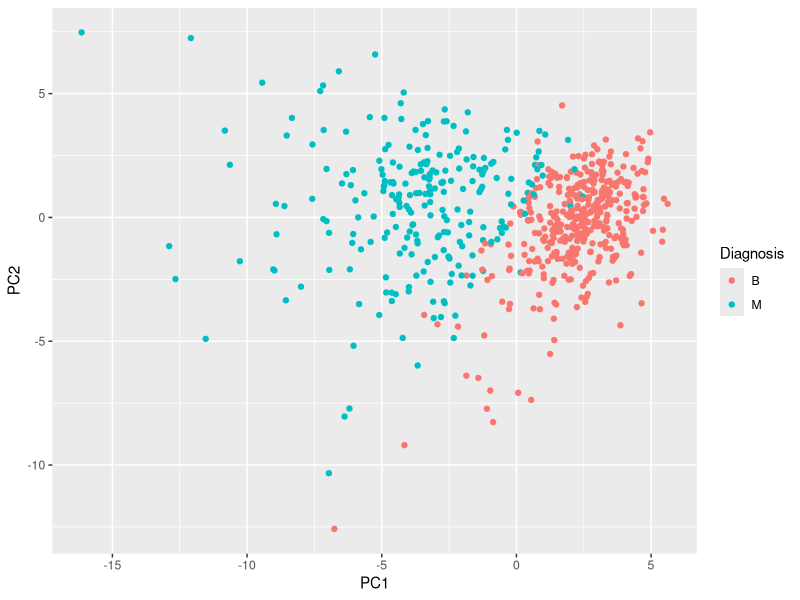
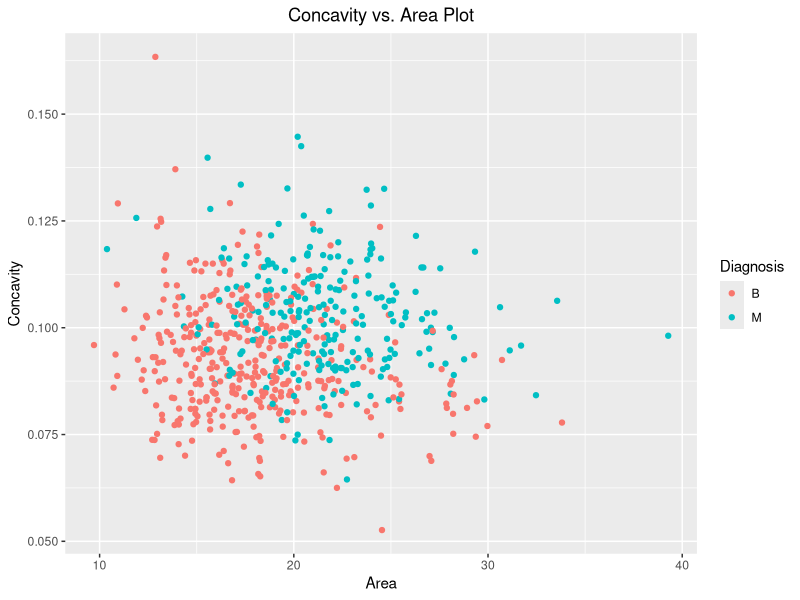
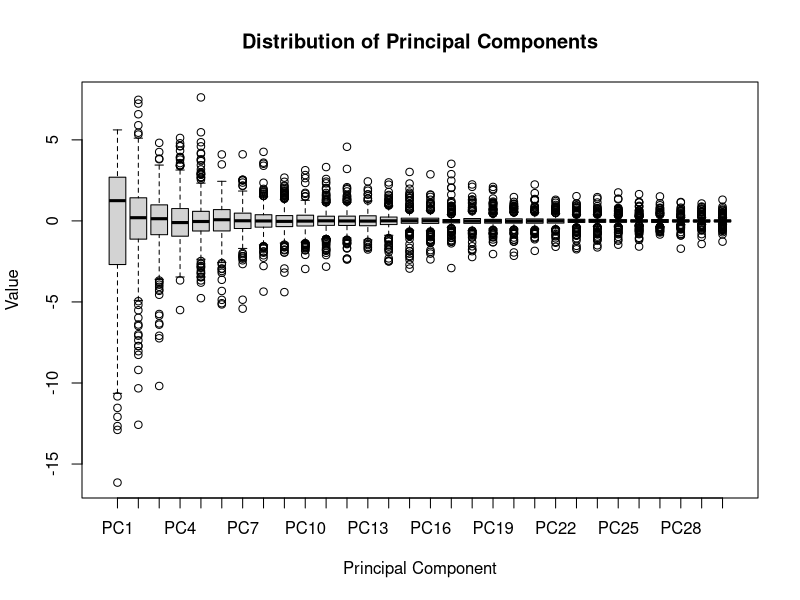
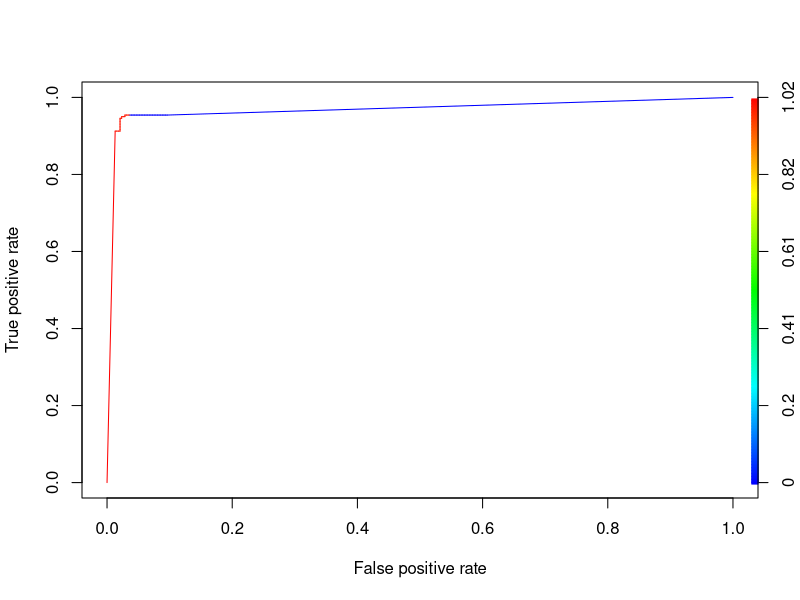

Write the R code that produced these figures, in order.
## ---- chunk 1
knitr::opts_chunk$set(echo = TRUE, warning = FALSE, message = FALSE)
## ---- chunk 2
# Load required libraries
library(ggplot2)
library(caret)
library(ROCR)
library(randomForest)
## ---- chunk 3
# Read the data
ovarian.data <- na.omit(read.delim("ovarian.data", sep=",", header = FALSE))
features <- c("perimeter", "area", "smoothness", "symmetry", "concavity", 
              paste("protein", seq(1, 25), sep=""))
names(ovarian.data) <- c("cell_id", "diagnosis", features) 
# paste0(features,"_mean"), paste0(features,"_se"), paste0(features,"_worst"))

# Look at the dimensions and the first few rows of the data
dim(ovarian.data)
head(ovarian.data)
## ---- chunk 4
# Exclude the cell_id column and the diagnosis column
ovarian.data.subset <- ovarian.data[, 3:32]

# Perform PCA
ovarian.pca <- prcomp(ovarian.data.subset, center = TRUE,scale. = TRUE)
summary(ovarian.pca)
## ---- chunk 5
# Create a data frame with the first two PCs and diagnosis
pca1_pc2_data <- data.frame(PC1 = ovarian.pca$x[, 1], PC2 = ovarian.pca$x[, 2], 
                       Diagnosis = ovarian.data$diagnosis)

# Create the plot
ggplot(pca1_pc2_data, aes(PC1, PC2)) +
  geom_point(aes(color = Diagnosis))
## ---- chunk 6
# Create a data frame with "area" and "concavity" features
area_concavity_data <- data.frame(Area = ovarian.data$area, 
                                  Concavity = ovarian.data$concavity, 
                                  Diagnosis = ovarian.data$diagnosis)

# Create the plot
ggplot(area_concavity_data, aes(Area, Concavity)) +
  geom_point(aes(color = Diagnosis)) +
  labs(title = "Concavity vs. Area Plot") +
  theme(plot.title = element_text(hjust = 0.5))
## ---- chunk 7
# Create a data frame of the principal components
pca_data_df <- as.data.frame(ovarian.pca$x)

# Create a box plot
boxplot(pca_data_df, main = "Distribution of Principal Components", 
        xlab = "Principal Component", ylab = "Value")
## ---- chunk 8
# Scale the data
ovarian.scaled <- scale(ovarian.data.subset)

# Set seed to get reproducible results (only used for this question)
#set.seed(123)

# Perform k-means clustering with 2 clusters
km.out <- kmeans(ovarian.scaled, centers = 2, iter.max = 1, nstart = 20)
cluster.labels <- ifelse(km.out$cluster == 1, "M", "B")
table(cluster.labels, ovarian.data$diagnosis)
mean(cluster.labels == ovarian.data$diagnosis)
## ---- chunk 9
# Number of repetitions
num_repetitions <- 10

# Vector to store accuracy results
accuracies <- numeric(num_repetitions)

# Repeat k-means 10 times
for(i in 1:10){
  km.out_i <- kmeans(ovarian.scaled, centers = 2, iter.max = 10, nstart = 20)
  cluster.labels_i <- ifelse(km.out_i$cluster == 1, "M", "B")
  print(table(cluster.labels_i, ovarian.data$diagnosis))
  accuracies[i] <- mean(cluster.labels_i == ovarian.data$diagnosis)
}

# Calculate the mean accuracy
mean(accuracies)
## ---- chunk 10
# Take the top 5 PCs
top_5_pcs <- ovarian.pca$x[, 1:5]


# Perform one k-means clustering with 2 clusters
km.out_pcs <- kmeans(top_5_pcs, centers = 2, iter.max = 1, nstart = 20)
cluster.labels_pcs <- ifelse(km.out_pcs$cluster == 1, "M", "B")
table(cluster.labels_pcs, ovarian.data$diagnosis)
mean(cluster.labels_pcs == ovarian.data$diagnosis)

# Now we want to repeat the k-means analysis 10 times
# Vector to store accuracy results
accuracies.pca <- numeric(num_repetitions)

# Perform k-means analysis 10 times
for (i in 1:num_repetitions) {
  km.out_pcs_i <- kmeans(top_5_pcs, centers = 2, iter.max = 10, nstart = 20)
  cluster.labels_pcs_i <- ifelse(km.out_pcs_i$cluster == 1, "M", "B")
  print(table(cluster.labels_pcs_i, ovarian.data$diagnosis))
  accuracies.pca[i] <- mean(cluster.labels_pcs_i == ovarian.data$diagnosis)
}

# Calculate the mean accuracy
mean(accuracies.pca)
## ---- chunk 11
# Divide data into training and test sets
ovarian.data.train <- ovarian.data[sample(nrow(ovarian.data))[1:(nrow(ovarian.data)/2)],]
ovarian.data.test <- ovarian.data[sample(nrow(ovarian.data))[(nrow(ovarian.data)/2):(nrow(ovarian.data))],]
## ---- chunk 12
# Change diagnosis columns to factors
ovarian.data.train$diagnosis <- as.factor(ovarian.data.train$diagnosis)
ovarian.data.test$diagnosis <- as.factor(ovarian.data.test$diagnosis)

# Create logistic regression model
logistic_model <- glm(diagnosis ~ . -cell_id, data = ovarian.data.train, family = binomial)

# Predict on the training and test sets
train_predictions <- ifelse(predict(logistic_model, ovarian.data.train, type = "response") >= 0.5, "M", "B")
test_predictions <- ifelse(predict(logistic_model, ovarian.data.test, type = "response") >= 0.5, "M", "B")

# Make predictions factors
train_as_factor <- as.factor(train_predictions)
test_as_factor <- as.factor(test_predictions)

# Calculate performance metrics for train data
train_accuracy <- mean(train_as_factor == ovarian.data.train$diagnosis)
train_precision <- posPredValue(train_as_factor, ovarian.data.train$diagnosis, 
                                positive = 'M', negative = 'B')
train_recall <- sensitivity(train_as_factor, ovarian.data.train$diagnosis, positive = "M")

# Print confusion matrix and performance metrics for train data
table(train_as_factor, ovarian.data.train$diagnosis)
print(paste("Train Data Accuracy: ", train_accuracy))
print(paste("Train Data Precision: ", train_precision))
print(paste("Train Data Recall: ", train_recall))

# Calculate performance metrics for test data
test_accuracy <- mean(test_as_factor == ovarian.data.test$diagnosis)
test_precision <- posPredValue(test_as_factor, ovarian.data.test$diagnosis, 
                                positive = 'M', negative = 'B')
test_recall <- sensitivity(test_as_factor, ovarian.data.test$diagnosis, positive = "M")

# Print confusion matrix and performance metrics for test data
table(test_as_factor, ovarian.data.test$diagnosis)
print(paste("Test Data Accuracy: ", test_accuracy))
print(paste("Test Data Precision: ", test_precision))
print(paste("Test Data Recall: ", test_recall))
## ---- chunk 13
# Create the training set for top 5 PCs
ovarian.pca.train.raw <- prcomp(ovarian.data.train[, 3:32], center = TRUE, 
                                scale. = TRUE)
ovarian.pca.train <- as.data.frame(ovarian.pca.train.raw$x[, 1:5])
ovarian.pca.train$Diagnosis <- ovarian.data.train$diagnosis

# Create the test set for top 5 PCs
ovarian.pca.test.raw <- predict(ovarian.pca.train.raw, ovarian.data.test[, 3:32])
ovarian.pca.test <- as.data.frame(ovarian.pca.test.raw[, 1:5])
ovarian.pca.test$Diagnosis <- ovarian.data.test$diagnosis

# Build a logistic regression model
logistic_model_pca <- glm(Diagnosis ~ ., data = ovarian.pca.train, family = binomial)

# Predict on the training and test sets
train_predictions_pca <- ifelse(predict(logistic_model_pca, ovarian.pca.train, type = "response") >= 0.5, "M", "B")
test_predictions_pca <- ifelse(predict(logistic_model_pca, ovarian.pca.test, type = "response") >= 0.5, "M", "B")

# Make predictions factors
train_pca_as_factor <- as.factor(train_predictions_pca)
test_pca_as_factor <- as.factor(test_predictions_pca)

# Calculate performance metrics for train data
train_accuracy_pca <- mean(train_pca_as_factor == ovarian.pca.train$Diagnosis)
train_precision_pca <- posPredValue(train_pca_as_factor, ovarian.pca.train$Diagnosis, 
                                positive = 'M', negative = 'B')
train_recall_pca <- sensitivity(train_pca_as_factor, ovarian.pca.train$Diagnosis, positive = "M")

# Print confusion matrix and performance metrics for train data
table(train_pca_as_factor, ovarian.pca.train$Diagnosis)
print(paste("PCA Train Data Accuracy: ", train_accuracy_pca))
print(paste("PCA Train Data Precision: ", train_precision_pca))
print(paste("PCA Train Data Recall: ", train_recall_pca))

# Calculate performance metrics for test data
test_accuracy_pca <- mean(test_pca_as_factor == ovarian.pca.test$Diagnosis)
test_precision_pca <- posPredValue(test_pca_as_factor, ovarian.pca.test$Diagnosis, 
                                positive = 'M', negative = 'B')
test_recall_pca <- sensitivity(test_pca_as_factor, ovarian.pca.test$Diagnosis, positive = "M")

# Print confusion matrix and performance metrics for test data
table(test_pca_as_factor, ovarian.pca.test$Diagnosis)
print(paste("PCA Test Data Accuracy: ", test_accuracy_pca))
print(paste("PCA Test Data Precision: ", test_precision_pca))
print(paste("PCA Test Data Recall: ", test_recall_pca))
## ---- chunk 14
pred.prob <- predict(logistic_model, ovarian.data, type = "response")
predict <- prediction(pred.prob, ovarian.data$diagnosis, label.ordering = c("B","M"))
perform <- performance(predict, "tpr", "fpr")
plot(perform, colorize = TRUE)
## ---- chunk 15
# Make the diagnosis column 1 and 0; 1 for M and 0 for B.
ovarian.data.train.binary <- ovarian.data.train
ovarian.data.train.binary$diagnosis <- ifelse(ovarian.data.train.binary$diagnosis == "M", 1, 0)

# Design a Random Forest classifier on the training set
random_forest_model <- randomForest(diagnosis ~ . -cell_id, data = ovarian.data.train.binary, importance = TRUE)

# Predict on the training and test sets
train_predictions_rf_prob <- predict(random_forest_model, ovarian.data.train, type = "response")
test_predictions_rf_prob <- predict(random_forest_model, ovarian.data.test, type = "response")

# Convert probabilities to class labels
train_predictions_rf <- ifelse(train_predictions_rf_prob >= 0.5, "M", "B")
test_predictions_rf <- ifelse(test_predictions_rf_prob >= 0.5, "M", "B")

# Make predictions factors
train_rf_as_factor <- as.factor(train_predictions_rf)
test_rf_as_factor <- as.factor(test_predictions_rf)

# Calculate performance metrics for train data
train_rf_accuracy <- mean(train_predictions_rf == ovarian.data.train$diagnosis)
train_rf_precision <- posPredValue(train_rf_as_factor, ovarian.data.train$diagnosis, 
                                positive = 'M', negative = 'B')
train_rf_recall <- sensitivity(train_rf_as_factor, ovarian.data.train$diagnosis, positive = "M")

# Print confusion matrix and performance metrics for train data
table(train_rf_as_factor, ovarian.data.train$diagnosis)
print(paste("Train Data Accuracy (RF): ", train_rf_accuracy))
print(paste("Train Data Precision (RF): ", train_rf_precision))
print(paste("Train Data Recall (RF): ", train_rf_recall))

# Calculate performance metrics for test data
test_rf_accuracy <- mean(test_predictions_rf == ovarian.data.test$diagnosis)
test_rf_precision <- posPredValue(test_rf_as_factor, ovarian.data.test$diagnosis, 
                                positive = 'M', negative = 'B')
test_rf_recall <- sensitivity(test_rf_as_factor, ovarian.data.test$diagnosis, positive = "M")

# Print confusion matrix and performance metrics for test data
table(test_rf_as_factor, ovarian.data.test$diagnosis)
print(paste("Test Data Accuracy (RF): ", test_rf_accuracy))
print(paste("Test Data Precision (RF): ", test_rf_precision))
print(paste("Test Data Recall (RF): ", test_rf_recall))
## ---- chunk 16
# Make the diagnosis column 1 and 0; 1 for M and 0 for B.
ovarian.pca.train.binary <- ovarian.pca.train
ovarian.pca.train.binary$Diagnosis <- ifelse(ovarian.pca.train.binary$Diagnosis == "M", 1, 0)

# Design a Random Forest classifier on the training set
random_forest_model_pca <- randomForest(Diagnosis ~ ., ovarian.pca.train.binary, importance = TRUE)

# Predict on the training and test sets
train_predictions_pca_rf_prob <- predict(random_forest_model_pca, ovarian.pca.train, type = "response")
test_predictions_pca_rf_prob <- predict(random_forest_model_pca, ovarian.pca.test, type = "response")

# Convert probabilities to class labels
train_predictions_pca_rf <- ifelse(train_predictions_pca_rf_prob >= 0.5, "M", "B")
test_predictions_pca_rf <- ifelse(test_predictions_pca_rf_prob >= 0.5, "M", "B")

# Make predictions factors
train_pca_rf_as_factor <- as.factor(train_predictions_pca_rf)
test_pca_rf_as_factor <- as.factor(test_predictions_pca_rf)

# Calculate performance metrics for train data
train_pca_rf_accuracy <- mean(train_predictions_pca_rf == ovarian.pca.train$Diagnosis)
train_pca_rf_precision <- posPredValue(train_pca_rf_as_factor, ovarian.pca.train$Diagnosis, 
                                positive = 'M', negative = 'B')
train_pca_rf_recall <- sensitivity(train_pca_rf_as_factor, ovarian.pca.train$Diagnosis, positive = "M")

# Print confusion matrix and performance metrics for train data
table(train_pca_rf_as_factor, ovarian.pca.train$Diagnosis)
print(paste("Train Data Accuracy (RF): ", train_pca_rf_accuracy))
print(paste("Train Data Precision (RF): ", train_pca_rf_precision))
print(paste("Train Data Recall (RF): ", train_pca_rf_recall))

# Calculate performance metrics for test data
test_pca_rf_accuracy <- mean(test_predictions_pca_rf == ovarian.pca.test$Diagnosis)
test_pca_rf_precision <- posPredValue(test_pca_rf_as_factor, ovarian.pca.test$Diagnosis, 
                                positive = 'M', negative = 'B')
test_pca_rf_recall <- sensitivity(test_pca_rf_as_factor, ovarian.pca.test$Diagnosis, positive = "M")

# Print confusion matrix and performance metrics for test data
table(test_pca_rf_as_factor, ovarian.pca.test$Diagnosis)
print(paste("Test Data Accuracy (RF): ", test_pca_rf_accuracy))
print(paste("Test Data Precision (RF): ", test_pca_rf_precision))
print(paste("Test Data Recall (RF): ", test_pca_rf_recall))
